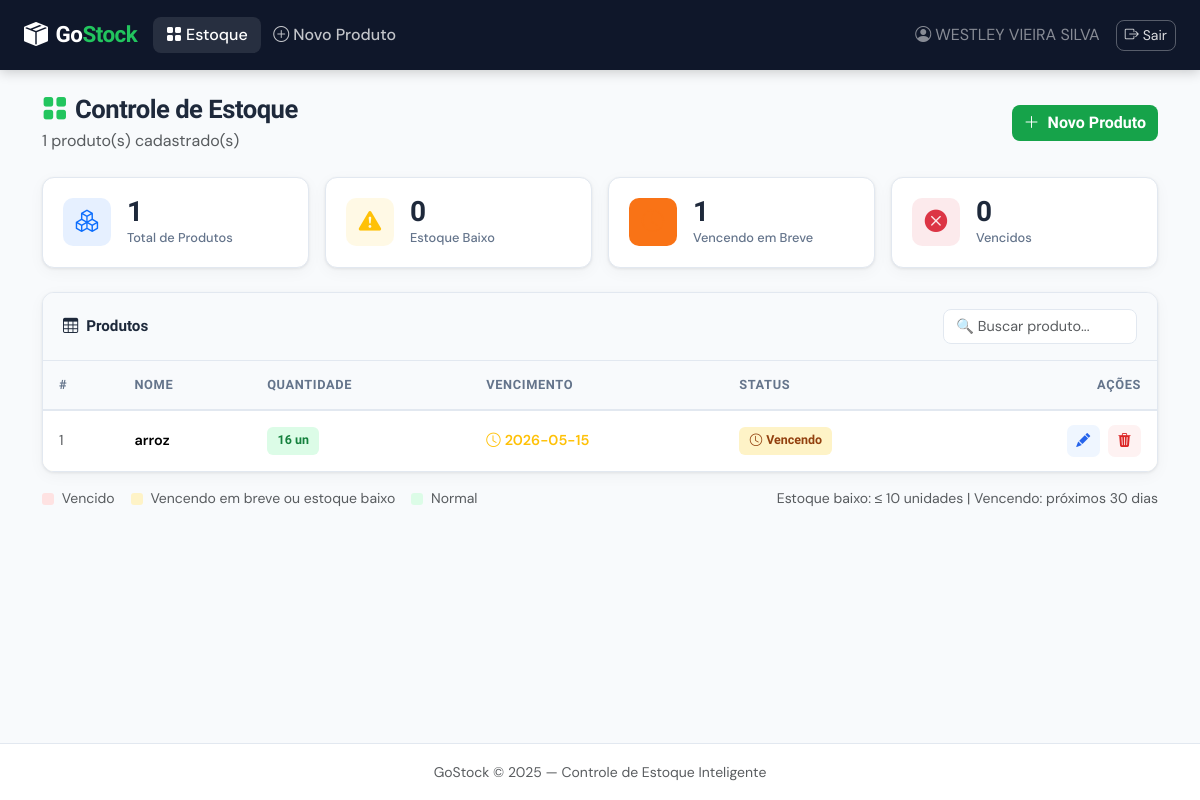
/ (signed in), run on the app's committed database.
### tables this page shows
CREATE TABLE produtos (
                id INTEGER PRIMARY KEY AUTOINCREMENT,
                nome TEXT NOT NULL,
                quantidade INTEGER NOT NULL DEFAULT 0,
                data_vencimento DATE,
                usuario_id INTEGER NOT NULL
            );

### controllers/produto_controller.py (the view)
@produtos_bp.route("/")
@login_required
def listar():
    usuario_id = session["usuario_id"]
    produtos = Produto.listar_por_usuario(usuario_id)
    usuario_id = session["usuario_id"]
    alertas = Produto.contar_alertas(usuario_id)
    return render_template("produtos/listar.html", produtos=produtos, alertas=alertas)

### controllers/produto_controller.py (called while the page is built)
def login_required(f):
    @wraps(f)
    def decorated(*args, **kwargs):
        if "usuario_id" not in session:
            flash("Faça login para acessar esta página.", "warning")
            return redirect(url_for("auth.login"))
        return f(*args, **kwargs)
    return decorated

### models/database.py (called while the page is built)
def get_connection():
    conn = sqlite3.connect(DATABASE_PATH)
    conn.row_factory = sqlite3.Row  # Acesso por nome de coluna
    return conn

### models/produto.py (called while the page is built)
    @staticmethod
    def contar_alertas(usuario_id):
        produtos = Produto.listar_por_usuario(usuario_id)
        estoque_baixo = sum(1 for p in produtos if p["estoque_baixo"])
        vencendo = sum(1 for p in produtos if p["vencimento_proximo"])
        vencidos = sum(1 for p in produtos if p["vencido"])
        return {
            "estoque_baixo": estoque_baixo,
            "vencendo": vencendo,
            "vencidos": vencidos,
            "total": len(produtos)
        }

### templates/produtos/listar.html (shortened to what this page needs)
{% extends "base.html" %}
{% block content %}
<div class="container py-4">
  <div class="d-flex align-items-center justify-content-between mb-4 flex-wrap gap-3">
    <div>
      <h2 class="gs-page-title mb-1"><i class="bi bi-grid-fill me-2 gs-accent"></i>Controle de Estoque</h2>
      <p class="text-muted mb-0">{{ alertas.total }} produto(s) cadastrado(s)</p>
    </div>
    <a href="{{ url_for('produtos.novo') }}" class="btn gs-btn-primary">
      <i class="bi bi-plus-lg me-2"></i>Novo Produto
    </a>
  </div>
  <div class="row g-3 mb-4">
    <div class="col-6 col-md-3">
      <div class="gs-stat-card">
        <div class="gs-stat-icon bg-primary bg-opacity-10 text-primary">
          <i class="bi bi-boxes"></i>
        </div>
        <div>
          <div class="gs-stat-number">{{ alertas.total }}</div>
          <div class="gs-stat-label">Total de Produtos</div>
        </div>
      </div>
    </div>
    <div class="col-6 col-md-3">
      <div class="gs-stat-card">
        <div class="gs-stat-icon bg-warning bg-opacity-10 text-warning">
          <i class="bi bi-exclamation-triangle-fill"></i>
        </div>
        <div>
          <div class="gs-stat-number">{{ alertas.estoque_baixo }}</div>
          <div class="gs-stat-label">Estoque Baixo</div>
        </div>
      </div>
    </div>
    <div class="col-6 col-md-3">
      <div class="gs-stat-card">
        <div class="gs-stat-icon bg-orange bg-opacity-10 text-orange">
          <i class="bi bi-clock-history"></i>
        </div>
        <div>
          <div class="gs-stat-number">{{ alertas.vencendo }}</div>
          <div class="gs-stat-label">Vencendo em Breve</div>
        </div>
      </div>
    </div>
    <div class="col-6 col-md-3">
      <div class="gs-stat-card">
        <div class="gs-stat-icon bg-danger bg-opacity-10 text-danger">
          <i class="bi bi-x-circle-fill"></i>
        </div>
        <div>
          <div class="gs-stat-number">{{ alertas.vencidos }}</div>
          <div class="gs-stat-label">Vencidos</div>
        </div>
      </div>
    </div>
  </div>
  <div class="gs-card">
    <div class="gs-card-header d-flex align-items-center justify-content-between">
      <span><i class="bi bi-table me-2"></i>Produtos</span>
      <input type="text" id="buscaProduto" class="form-control gs-input w-auto"
             placeholder="🔍 Buscar produto..." style="max-width: 240px;"/>
    </div>
    <div class="table-responsive">
      {% if produtos %}
      <table class="table gs-table mb-0" id="tabelaProdutos">
        <thead>
          <tr>
            <th>#</th>
            <th>Nome</th>
            <th>Quantidade</th>
            <th>Vencimento</th>
            <th>Status</th>
            <th class="text-end">Ações</th>
          </tr>
        </thead>
        <tbody>
          {% for p in produtos %}
          <tr class="
            {% if p.vencido %}gs-row-danger
            {% elif p.vencimento_proximo or p.estoque_baixo %}gs-row-warning
            {% endif %}
          ">
            <td class="text-muted">{{ p.id }}</td>
            <td class="fw-semibold">{{ p.nome }}</td>
            <td>
              {% if p.estoque_baixo %}
                <span class="gs-badge gs-badge-warning">
                  <i class="bi bi-exclamation-circle me-1"></i>{{ p.quantidade }} un
                </span>
              {% else %}
                <span class="gs-badge gs-badge-success">{{ p.quantidade }} un</span>
              {% endif %}
            </td>
            <td>
              {% if p.data_vencimento %}
                {% if p.vencido %}
                  <span class="text-danger fw-semibold">
                    <i class="bi bi-x-circle me-1"></i>{{ p.data_vencimento }}
                  </span>
                {% elif p.vencimento_proximo %}
                  <span class="text-warning fw-semibold">
                    <i class="bi bi-clock me-1"></i>{{ p.data_vencimento }}
                  </span>
                {% else %}
                  <span class="text-muted">{{ p.data_vencimento }}</span>
                {% endif %}
              {% else %}
                <span class="text-muted fst-italic">—</span>
              {% endif %}
            </td>
            <td>
              <div class="d-flex flex-wrap gap-1">
                {% if p.vencido %}
                  <span class="gs-badge gs-badge-danger"><i class="bi bi-x-circle me-1"></i>Vencido</span>
                {% elif p.vencimento_proximo %}
                  <span class="gs-badge gs-badge-warning"><i class="bi bi-clock me-1"></i>Vencendo</span>
                {% endif %}
              </div>
            </td>
            <td class="text-end">
              <div class="d-flex justify-content-end gap-2">
                <a href="{{ url_for('produtos.editar', id=p.id) }}"
                   class="btn btn-sm gs-btn-edit" title="Editar">
                  <i class="bi bi-pencil-fill"></i>
                </a>
                <button type="button" class="btn btn-sm gs-btn-delete"
                        data-bs-toggle="modal" data-bs-target="#modalExcluir"
                        data-id="{{ p.id }}" data-nome="{{ p.nome }}"
                        title="Excluir">
                  <i class="bi bi-trash3-fill"></i>
                </button>
              </div>
            </td>
          </tr>
          {% endfor %}
        </tbody>
      </table>
      {% endif %}
    </div>
  </div>
  {% if produtos %}
  <div class="d-flex flex-wrap gap-3 mt-3 text-muted small">
    <span><span class="gs-legend gs-legend-danger"></span> Vencido</span>
    <span><span class="gs-legend gs-legend-warning"></span> Vencendo em breve ou estoque baixo</span>
    <span><span class="gs-legend gs-legend-success"></span> Normal</span>
    <span class="ms-auto">Estoque baixo: ≤ 10 unidades | Vencendo: próximos 30 dias</span>
  </div>
  {% endif %}
</div>
{% endblock %}

### static/css/style.css (style rules this page uses)
:root { --gs-primary: #16a34a; --gs-primary-dark: #15803d; --gs-primary-light: #dcfce7; --gs-accent: #22c55e; --gs-bg: #f8fafc; --gs-bg-card: #ffffff; --gs-border: #e2e8f0; --gs-text: #1e293b; --gs-text-muted: #64748b; --gs-navbar-bg: #0f172a; --gs-warning-bg: #fffbeb; --gs-danger-bg: #fef2f2; --gs-radius: 12px; --gs-shadow: 0 1px 3px rgba(0,0,0,.08), 0 4px 16px rgba(0,0,0,.04); --gs-shadow-lg: 0 4px 24px rgba(0,0,0,.12); --font-display: 'Sora', sans-serif; --font-body: 'DM Sans', sans-serif; }
*, *::before, *::after { box-sizing: border-box; }
body { font-family: var(--font-body); background-color: var(--gs-bg); color: var(--gs-text); min-height: 100vh; display: flex; flex-direction: column; }
h1, h2, h3, h4, h5, .navbar-brand { font-family: var(--font-display); }
.gs-accent { color: var(--gs-accent) !important; }
.gs-input { border: 1.5px solid var(--gs-border); border-radius: 8px; font-family: var(--font-body); font-size: .9rem; transition: border-color .2s, box-shadow .2s; background: #fff; }
.gs-btn-primary { background: var(--gs-primary); color: #fff; border: none; border-radius: 8px; font-weight: 600; font-family: var(--font-display); transition: background .2s, transform .1s; }
.gs-card { background: var(--gs-bg-card); border: 1.5px solid var(--gs-border); border-radius: var(--gs-radius); box-shadow: var(--gs-shadow); overflow: hidden; }
.gs-card-header { padding: 1rem 1.25rem; background: #f8fafc; border-bottom: 1.5px solid var(--gs-border); font-weight: 600; font-family: var(--font-display); font-size: .95rem; display: flex; align-items: center; }
.gs-stat-card { background: var(--gs-bg-card); border: 1.5px solid var(--gs-border); border-radius: var(--gs-radius); padding: 1.25rem; display: flex; align-items: center; gap: 1rem; box-shadow: var(--gs-shadow); transition: transform .2s; }
.gs-stat-icon { width: 48px; height: 48px; border-radius: 10px; display: flex; align-items: center; justify-content: center; font-size: 1.4rem; flex-shrink: 0; }
.gs-stat-number { font-size: 1.75rem; font-weight: 700; font-family: var(--font-display); line-height: 1; }
.gs-stat-label { font-size: .8rem; color: var(--gs-text-muted); font-weight: 500; margin-top: 2px; }
.text-orange { color: #f97316 !important; }
.bg-orange { background-color: #f97316 !important; }
.gs-table { font-size: .9rem; }
.gs-table thead th { background: #f8fafc; font-family: var(--font-display); font-size: .8rem; font-weight: 700; text-transform: uppercase; letter-spacing: .05em; color: var(--gs-text-muted); border-bottom: 2px solid var(--gs-border); padding: .875rem 1rem; }
.gs-table tbody td { padding: .875rem 1rem; vertical-align: middle; border-bottom: 1px solid var(--gs-border); }
.gs-table tbody tr:last-child td { border-bottom: none; }
.gs-table tbody tr { transition: background .15s; }
.gs-row-warning { background: #fffceb !important; }
.gs-badge { display: inline-flex; align-items: center; padding: .3rem .65rem; border-radius: 6px; font-size: .78rem; font-weight: 600; font-family: var(--font-display); }
.gs-badge-success { background: var(--gs-primary-light); color: var(--gs-primary-dark); }
.gs-badge-warning { background: #fef3c7; color: #92400e; }
.gs-btn-edit { background: #eff6ff; color: #2563eb; border: none; border-radius: 7px; padding: .35rem .6rem; transition: all .15s; }
.gs-btn-delete { background: #fef2f2; color: #dc2626; border: none; border-radius: 7px; padding: .35rem .6rem; transition: all .15s; }
.gs-page-title { font-family: var(--font-display); font-size: 1.6rem; font-weight: 700; letter-spacing: -.5px; }
.gs-legend { display: inline-block; width: 12px; height: 12px; border-radius: 3px; margin-right: 4px; vertical-align: middle; }
.gs-legend-success { background: var(--gs-primary-light); }
.gs-legend-warning { background: #fef3c7; }
.gs-legend-danger { background: #fee2e2; }

### data on the page
produtos: id "1", nome "arroz", quantidade "16", data_vencimento "2026-05-15"

### other printed values
{{ session.get('usuario_nome') }} "WESTLEY VIEIRA SILVA"
{{ alertas.total }} "1"
{{ alertas.estoque_baixo }} "0"
{{ alertas.vencendo }} "1"
{{ alertas.vencidos }} "0"
